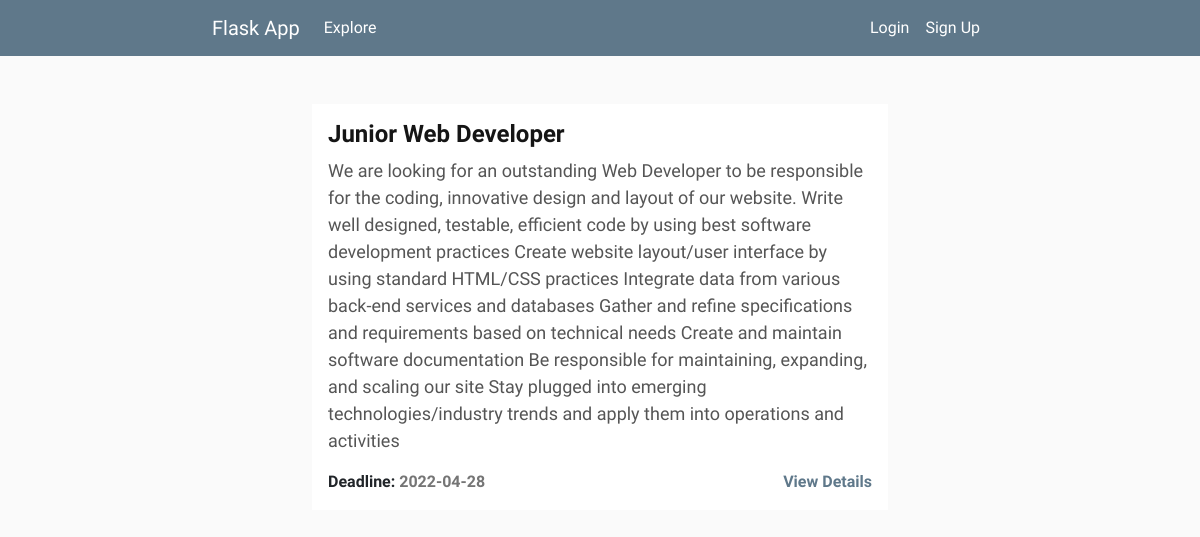
/explore, run on the app's committed database.
### app.py (models this page shows, shortened)
class Job(db.Model):
	id = db.Column(db.Integer, primary_key = True)
	role = db.Column(db.String(60), nullable = False)
	job_desc = db.Column(db.String(1200), nullable = False)
	skills_required = db.Column(db.String(1200), nullable = False)
	salary = db.Column(db.String(30), nullable = False)
	deadline = db.Column(db.DateTime, nullable = False)
	posted_on = db.Column(db.DateTime, nullable = False, default = datetime.datetime.now())

### app.py (the view)
@app.route('/')
@app.route('/explore')
def explore():
	jobs = Job.query.all()
	return render_template('explore.html', title='Explore', jobs=jobs)

### templates/explore.html
{% extends 'layout.html' %}
{% block content %}
<div class="container col-md-6 mt-5">
	{% for job in jobs %}
		<div class="job-card p-3">
			<h4><b><a class="job-role" href="#">{{ job.role }}</a><b></h4>
			<p class="desc">{{ job.job_desc }}</p>
			<div class="bottom">
				<div>
					<span><b>Deadline: </b></span>
					<span id="date">{{ job.deadline.strftime('%Y-%m-%d') }}</span>
				</div>
				<div>
					<a class="view-details" href="{{ url_for('position', job_id = job.id) }}">View Details</a>
				</div>
			</div>
		</div>
	{% endfor %}
</div>
{% endblock content %}

### static/main.css (style rules this page uses)
body { background-color: #fafafa; font-family: 'Source Sans Pro', sans-serif; }
.job-card { background-color: #ffffff; }
.desc { color: #555555; font-size: 18px; font-weight: 500; }
.bottom { display: flex; justify-content: space-between; }
.view-details, #view-resume { text-decoration: none; color: #5f788a; }
#date { color: #757575; }
.job-role { text-decoration: none; color: #151515; }

### data on the page
Job: role "Junior Web Developer", job_desc "We are looking for an outstanding Web Developer to be responsible for the coding, innovative design and layout of our website. Write well designed, testable, efficient code by using best software development practices Create website layout/user interface by using standard HTML/CSS practices Integrate data from various back-end services and databases Gather and refine specifications and requirements based on technical needs Create and maintain software documentation Be responsible for maintaining, expanding, and scaling our site Stay plugged into emerging technologies/industry trends and apply them into operations and activities", deadline "2022-04-28"
